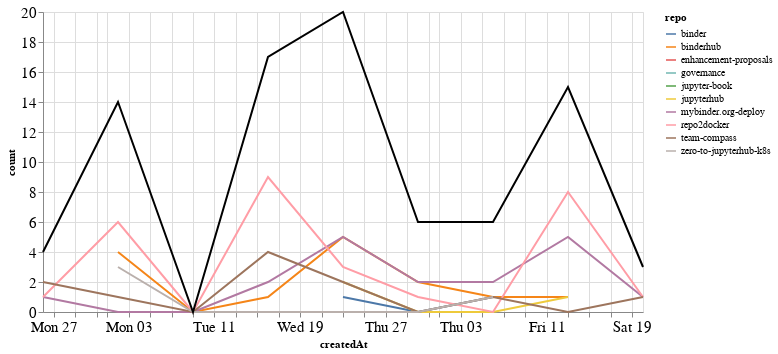

Notebook source saved alongside this figure:
### Markdown cell above
## Comments

### Code cell
comments_time = comments.groupby('repo').resample('W', on='createdAt').count()['author'].reset_index()
comments_time = comments_time.rename(columns={'author': 'count'})
comments_time_total = comments_time.groupby('createdAt').agg({"count": "sum"}).reset_index()
ch1 = alt.Chart(comments_time, width=600).mark_line().encode(
    x='createdAt',
    y='count',
    color='repo',
    tooltip="repo"
)

ch2 = alt.Chart(comments_time_total, width=600).mark_line(color="black").encode(
    x='createdAt',
    y='count',
)

ch1 + ch2

### Figure 1 — Vega-Lite specification as saved in the notebook (floating-point values rounded to 4 significant figures)
{"config": {"axisLeft": {"labelFontSize": 15}, "axisBottom": {"labelFontSize": 15}}, "layer": [{"data": {"name": "data-a1183a836cf4f5064f7cb84e27135c1e"}, "mark": "line", "encoding": {"color": {"type": "nominal", "field": "repo"}, "tooltip": {"type": "nominal", "field": "repo"}, "x": {"type": "temporal", "field": "createdAt"}, "y": {"type": "quantitative", "field": "count"}}, "width": 600}, {"data": {"name": "data-2099d9250df372ca6d8a576b9e1f6ed2"}, "mark": {"type": "line", "color": "black"}, "encoding": {"x": {"type": "temporal", "field": "createdAt"}, "y": {"type": "quantitative", "field": "count"}}, "width": 600}], "$schema": "https://vega.github.io/schema/vega-lite/v4.8.1.json", "datasets": {"data-a1183a836cf4f5064f7cb84e27135c1e": [{"repo": "binder", "createdAt": "2020-08-23T00:00:00", "count": 1}, {"repo": "binder", "createdAt": "2020-08-30T00:00:00", "count": 0}, {"repo": "binder", "createdAt": "2020-09-06T00:00:00", "count": 1}, {"repo": "binderhub", "createdAt": "2020-08-02T00:00:00", "count": 4}, {"repo": "binderhub", "createdAt": "2020-08-09T00:00:00", "count": 0}, {"repo": "binderhub", "createdAt": "2020-08-16T00:00:00", "count": 1}, {"repo": "binderhub", "createdAt": "2020-08-23T00:00:00", "count": 5}, {"repo": "binderhub", "createdAt": "2020-08-30T00:00:00", "count": 2}, {"repo": "binderhub", "createdAt": "2020-09-06T00:00:00", "count": 1}, {"repo": "binderhub", "createdAt": "2020-09-13T00:00:00", "count": 1}, {"repo": "enhancement-proposals", "createdAt": "2020-08-16T00:00:00", "count": 1}, {"repo": "governance", "createdAt": "2020-08-23T00:00:00", "count": 2}, {"repo": "jupyter-book", "createdAt": "2020-08-30T00:00:00", "count": 1}, {"repo": "jupyterhub", "createdAt": "2020-08-23T00:00:00", "count": 2}, {"repo": "jupyterhub", "createdAt": "2020-08-30T00:00:00", "count": 0}, {"repo": "jupyterhub", "createdAt": "2020-09-06T00:00:00", "count": 0}, {"repo": "jupyterhub", "createdAt": "2020-09-13T00:00:00", "count": 1}, {"repo": "mybinder.org-deploy", "createdAt": "2020-07-26T00:00:00", "count": 1}, {"repo": "mybinder.org-deploy", "createdAt": "2020-08-02T00:00:00", "count": 0}, {"repo": "mybinder.org-deploy", "createdAt": "2020-08-09T00:00:00", "count": 0}, {"repo": "mybinder.org-deploy", "createdAt": "2020-08-16T00:00:00", "count": 2}, {"repo": "mybinder.org-deploy", "createdAt": "2020-08-23T00:00:00", "count": 5}, {"repo": "mybinder.org-deploy", "createdAt": "2020-08-30T00:00:00", "count": 2}, {"repo": "mybinder.org-deploy", "createdAt": "2020-09-06T00:00:00", "count": 2}, {"repo": "mybinder.org-deploy", "createdAt": "2020-09-13T00:00:00", "count": 5}, {"repo": "mybinder.org-deploy", "createdAt": "2020-09-20T00:00:00", "count": 1}, {"repo": "repo2docker", "createdAt": "2020-07-26T00:00:00", "count": 1}, {"repo": "repo2docker", "createdAt": "2020-08-02T00:00:00", "count": 6}, {"repo": "repo2docker", "createdAt": "2020-08-09T00:00:00", "count": 0}, {"repo": "repo2docker", "createdAt": "2020-08-16T00:00:00", "count": 9}, {"repo": "repo2docker", "createdAt": "2020-08-23T00:00:00", "count": 3}, {"repo": "repo2docker", "createdAt": "2020-08-30T00:00:00", "count": 1}, {"repo": "repo2docker", "createdAt": "2020-09-06T00:00:00", "count": 0}, {"repo": "repo2docker", "createdAt": "2020-09-13T00:00:00", "count": 8}, {"repo": "repo2docker", "createdAt": "2020-09-20T00:00:00", "count": 1}, {"repo": "team-compass", "createdAt": "2020-07-26T00:00:00", "count": 2}, {"repo": "team-compass", "createdAt": "2020-08-02T00:00:00", "count": 1}, {"repo": "team-compass", "createdAt": "2020-08-09T00:00:00", "count": 0}, {"repo": "team-compass", "createdAt": "2020-08-16T00:00:00", "count": 4}, {"repo": "team-compass", "createdAt": "2020-08-23T00:00:00", "count": 2}, {"repo": "team-compass", "createdAt": "2020-08-30T00:00:00", "count": 0}, {"repo": "team-compass", "createdAt": "2020-09-06T00:00:00", "count": 1}, {"repo": "team-compass", "createdAt": "2020-09-13T00:00:00", "count": 0}, {"repo": "team-compass", "createdAt": "2020-09-20T00:00:00", "count": 1}, {"repo": "zero-to-jupyterhub-k8s", "createdAt": "2020-08-02T00:00:00", "count": 3}, {"repo": "zero-to-jupyterhub-k8s", "createdAt": "2020-08-09T00:00:00", "count": 0}, {"repo": "zero-to-jupyterhub-k8s", "createdAt": "2020-08-16T00:00:00", "count": 0}, {"repo": "zero-to-jupyterhub-k8s", "createdAt": "2020-08-23T00:00:00", "count": 0}, {"repo": "zero-to-jupyterhub-k8s", "createdAt": "2020-08-30T00:00:00", "count": 0}, {"repo": "zero-to-jupyterhub-k8s", "createdAt": "2020-09-06T00:00:00", "count": 1}], "data-2099d9250df372ca6d8a576b9e1f6ed2": [{"createdAt": "2020-07-26T00:00:00", "count": 4}, {"createdAt": "2020-08-02T00:00:00", "count": 14}, {"createdAt": "2020-08-09T00:00:00", "count": 0}, {"createdAt": "2020-08-16T00:00:00", "count": 17}, {"createdAt": "2020-08-23T00:00:00", "count": 20}, {"createdAt": "2020-08-30T00:00:00", "count": 6}, {"createdAt": "2020-09-06T00:00:00", "count": 6}, {"createdAt": "2020-09-13T00:00:00", "count": 15}, {"createdAt": "2020-09-20T00:00:00", "count": 3}]}}
